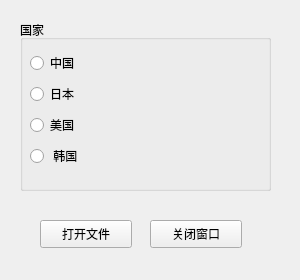
<?xml version="1.0" encoding="UTF-8"?>
<ui version="4.0">
 <class>Widget</class>
 <widget class="QWidget" name="Widget">
  <property name="geometry">
   <rect>
    <x>0</x>
    <y>0</y>
    <width>300</width>
    <height>280</height>
   </rect>
  </property>
  <property name="minimumSize">
   <size>
    <width>300</width>
    <height>280</height>
   </size>
  </property>
  <property name="maximumSize">
   <size>
    <width>300</width>
    <height>280</height>
   </size>
  </property>
  <property name="windowTitle">
   <string>Widget</string>
  </property>
  <widget class="QGroupBox" name="groupBox">
   <property name="geometry">
    <rect>
     <x>20</x>
     <y>20</y>
     <width>251</width>
     <height>171</height>
    </rect>
   </property>
   <property name="title">
    <string>国家</string>
   </property>
   <widget class="QWidget" name="">
    <property name="geometry">
     <rect>
      <x>10</x>
      <y>30</y>
      <width>122</width>
      <height>123</height>
     </rect>
    </property>
    <layout class="QVBoxLayout" name="verticalLayout">
     <item>
      <widget class="QRadioButton" name="radioButton">
       <property name="text">
        <string>中国</string>
       </property>
      </widget>
     </item>
     <item>
      <widget class="QRadioButton" name="radioButton_2">
       <property name="text">
        <string>日本</string>
       </property>
      </widget>
     </item>
     <item>
      <widget class="QRadioButton" name="radioButton_3">
       <property name="text">
        <string>美国</string>
       </property>
      </widget>
     </item>
     <item>
      <widget class="QRadioButton" name="radioButton_4">
       <property name="text">
        <string> 韩国</string>
       </property>
       <property name="iconSize">
        <size>
         <width>50</width>
         <height>50</height>
        </size>
       </property>
       <property name="checkable">
        <bool>false</bool>
       </property>
      </widget>
     </item>
    </layout>
   </widget>
  </widget>
  <widget class="QWidget" name="widget" native="true">
   <property name="geometry">
    <rect>
     <x>20</x>
     <y>210</y>
     <width>231</width>
     <height>80</height>
    </rect>
   </property>
   <widget class="QPushButton" name="pushButton">
    <property name="geometry">
     <rect>
      <x>20</x>
      <y>10</y>
      <width>92</width>
      <height>28</height>
     </rect>
    </property>
    <property name="text">
     <string>打开文件</string>
    </property>
   </widget>
   <widget class="QPushButton" name="close_btn">
    <property name="geometry">
     <rect>
      <x>130</x>
      <y>10</y>
      <width>92</width>
      <height>28</height>
     </rect>
    </property>
    <property name="text">
     <string>关闭窗口</string>
    </property>
   </widget>
  </widget>
 </widget>
 <resources/>
 <connections>
  <connection>
   <sender>close_btn</sender>
   <signal>clicked()</signal>
   <receiver>Widget</receiver>
   <slot>close()</slot>
   <hints>
    <hint type="sourcelabel">
     <x>195</x>
     <y>233</y>
    </hint>
    <hint type="destinationlabel">
     <x>149</x>
     <y>139</y>
    </hint>
   </hints>
  </connection>
 </connections>
</ui>
